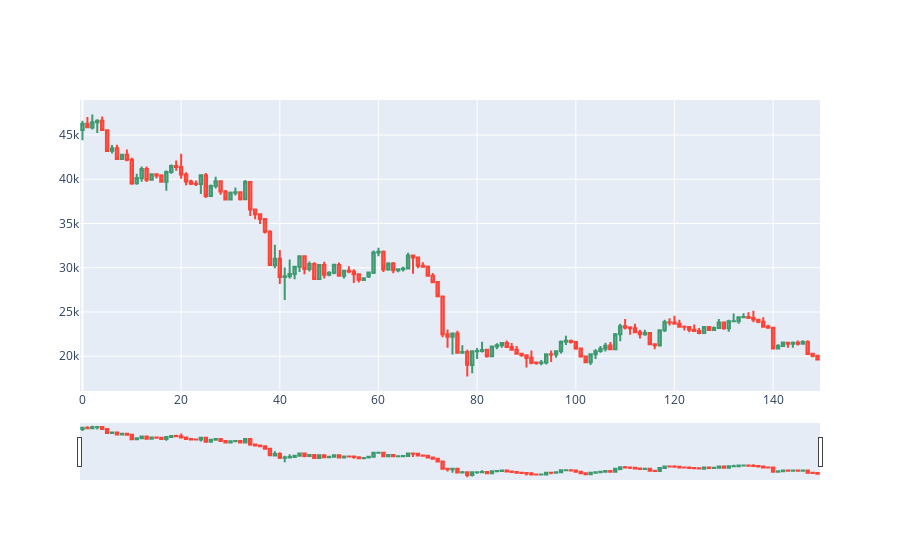

This figure's notebook cell:
### Code cell
import plotly.graph_objects as go

st = 0
dfpl = dataF[st:st+150].copy()
fig = go.Figure(data=[go.Candlestick(x=dfpl.index,
                open=dfpl['Open'],
                high=dfpl['High'],
                low=dfpl['Low'],
                close=dfpl['Close'])])

fig.show()

### Figure 1 — Plotly figure (JSON) as saved in the notebook; plotly's stock layout.template omitted (floating-point values rounded to 4 significant figures; data arrays with more than 128 entries replaced by an {"elided": "..."} marker saying what was removed)
{"data": [{"close": {"elided": "150 float values"}, "high": {"elided": "150 float values"}, "low": {"elided": "150 float values"}, "open": {"elided": "150 float values"}, "type": "candlestick", "x": {"elided": "150 int values"}}], "layout": {}}
